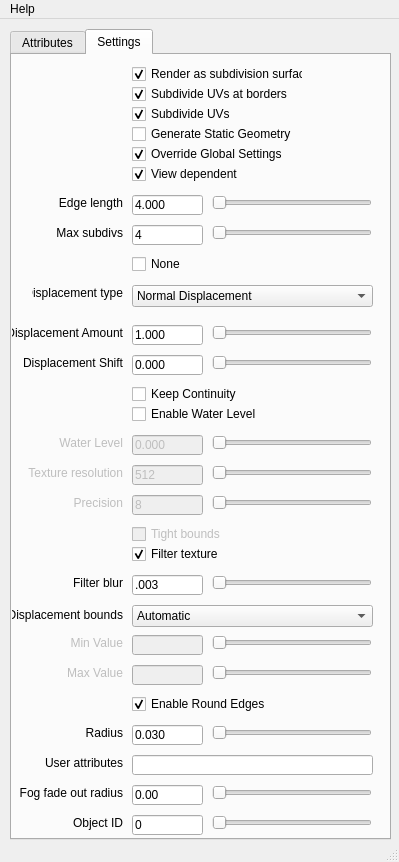
<?xml version="1.0" encoding="UTF-8"?>
<ui version="4.0">
 <class>MainWindow</class>
 <widget class="QMainWindow" name="MainWindow">
  <property name="geometry">
   <rect>
    <x>0</x>
    <y>0</y>
    <width>399</width>
    <height>862</height>
   </rect>
  </property>
  <property name="windowTitle">
   <string>Vray Shape Attributes</string>
  </property>
  <widget class="QWidget" name="centralwidget">
   <widget class="QTabWidget" name="tabWidget">
    <property name="geometry">
     <rect>
      <x>10</x>
      <y>10</y>
      <width>381</width>
      <height>811</height>
     </rect>
    </property>
    <property name="currentIndex">
     <number>1</number>
    </property>
    <widget class="QWidget" name="tab">
     <attribute name="title">
      <string>Attributes</string>
     </attribute>
     <widget class="QPushButton" name="remove">
      <property name="geometry">
       <rect>
        <x>10</x>
        <y>180</y>
        <width>211</width>
        <height>23</height>
       </rect>
      </property>
      <property name="text">
       <string>Remove Attr's from Selection</string>
      </property>
     </widget>
     <widget class="QCheckBox" name="subdivision">
      <property name="geometry">
       <rect>
        <x>10</x>
        <y>10</y>
        <width>161</width>
        <height>18</height>
       </rect>
      </property>
      <property name="text">
       <string>Subdivision</string>
      </property>
     </widget>
     <widget class="QPushButton" name="add">
      <property name="geometry">
       <rect>
        <x>10</x>
        <y>150</y>
        <width>211</width>
        <height>23</height>
       </rect>
      </property>
      <property name="text">
       <string>Add Attr's to Selection</string>
      </property>
     </widget>
     <widget class="QCheckBox" name="userAttr">
      <property name="geometry">
       <rect>
        <x>10</x>
        <y>90</y>
        <width>201</width>
        <height>18</height>
       </rect>
      </property>
      <property name="text">
       <string>User attributes</string>
      </property>
     </widget>
     <widget class="QCheckBox" name="disQuality">
      <property name="geometry">
       <rect>
        <x>10</x>
        <y>30</y>
        <width>201</width>
        <height>18</height>
       </rect>
      </property>
      <property name="text">
       <string>Subdivision and Displacement Quality</string>
      </property>
     </widget>
     <widget class="QCheckBox" name="objectID">
      <property name="geometry">
       <rect>
        <x>10</x>
        <y>110</y>
        <width>201</width>
        <height>18</height>
       </rect>
      </property>
      <property name="text">
       <string>Object ID</string>
      </property>
     </widget>
     <widget class="QCheckBox" name="fogFade">
      <property name="geometry">
       <rect>
        <x>10</x>
        <y>130</y>
        <width>201</width>
        <height>18</height>
       </rect>
      </property>
      <property name="text">
       <string>Fog fade out radius</string>
      </property>
     </widget>
     <widget class="QCheckBox" name="roundEdges">
      <property name="geometry">
       <rect>
        <x>10</x>
        <y>70</y>
        <width>201</width>
        <height>18</height>
       </rect>
      </property>
      <property name="text">
       <string>Round edges</string>
      </property>
     </widget>
     <widget class="QCheckBox" name="disControl">
      <property name="geometry">
       <rect>
        <x>10</x>
        <y>50</y>
        <width>201</width>
        <height>18</height>
       </rect>
      </property>
      <property name="text">
       <string>Displacement control</string>
      </property>
     </widget>
    </widget>
    <widget class="QWidget" name="tab_2">
     <attribute name="title">
      <string>Settings</string>
     </attribute>
     <widget class="QCheckBox" name="subDiv_render">
      <property name="geometry">
       <rect>
        <x>120</x>
        <y>10</y>
        <width>171</width>
        <height>18</height>
       </rect>
      </property>
      <property name="text">
       <string>Render as subdivision surface</string>
      </property>
      <property name="checked">
       <bool>true</bool>
      </property>
     </widget>
     <widget class="QCheckBox" name="subDiv_borders">
      <property name="geometry">
       <rect>
        <x>120</x>
        <y>30</y>
        <width>171</width>
        <height>18</height>
       </rect>
      </property>
      <property name="text">
       <string>Subdivide UVs at borders</string>
      </property>
      <property name="checked">
       <bool>true</bool>
      </property>
     </widget>
     <widget class="QCheckBox" name="subDiv_uv">
      <property name="geometry">
       <rect>
        <x>120</x>
        <y>50</y>
        <width>171</width>
        <height>18</height>
       </rect>
      </property>
      <property name="text">
       <string>Subdivide UVs</string>
      </property>
      <property name="checked">
       <bool>true</bool>
      </property>
     </widget>
     <widget class="QCheckBox" name="disQuality_override">
      <property name="geometry">
       <rect>
        <x>120</x>
        <y>90</y>
        <width>171</width>
        <height>18</height>
       </rect>
      </property>
      <property name="text">
       <string>Override Global Settings</string>
      </property>
      <property name="checked">
       <bool>true</bool>
      </property>
     </widget>
     <widget class="QCheckBox" name="disQuality_view">
      <property name="geometry">
       <rect>
        <x>120</x>
        <y>110</y>
        <width>171</width>
        <height>18</height>
       </rect>
      </property>
      <property name="text">
       <string>View dependent</string>
      </property>
      <property name="checked">
       <bool>true</bool>
      </property>
     </widget>
     <widget class="QCheckBox" name="subDiv_static">
      <property name="geometry">
       <rect>
        <x>120</x>
        <y>70</y>
        <width>171</width>
        <height>18</height>
       </rect>
      </property>
      <property name="text">
       <string>Generate Static Geometry</string>
      </property>
     </widget>
     <widget class="QSlider" name="disQuality_edgeSlider">
      <property name="geometry">
       <rect>
        <x>200</x>
        <y>140</y>
        <width>160</width>
        <height>16</height>
       </rect>
      </property>
      <property name="orientation">
       <enum>Qt::Horizontal</enum>
      </property>
     </widget>
     <widget class="QLabel" name="disQuality_edgeLabel">
      <property name="geometry">
       <rect>
        <x>40</x>
        <y>140</y>
        <width>71</width>
        <height>16</height>
       </rect>
      </property>
      <property name="text">
       <string>Edge length</string>
      </property>
      <property name="alignment">
       <set>Qt::AlignRight|Qt::AlignTrailing|Qt::AlignVCenter</set>
      </property>
     </widget>
     <widget class="QLabel" name="disQuality_maxLabel">
      <property name="geometry">
       <rect>
        <x>40</x>
        <y>170</y>
        <width>71</width>
        <height>16</height>
       </rect>
      </property>
      <property name="text">
       <string>Max subdivs</string>
      </property>
      <property name="alignment">
       <set>Qt::AlignRight|Qt::AlignTrailing|Qt::AlignVCenter</set>
      </property>
     </widget>
     <widget class="QSlider" name="disQuality_maxSlider">
      <property name="geometry">
       <rect>
        <x>200</x>
        <y>170</y>
        <width>160</width>
        <height>16</height>
       </rect>
      </property>
      <property name="orientation">
       <enum>Qt::Horizontal</enum>
      </property>
     </widget>
     <widget class="QLineEdit" name="disQuality_edge">
      <property name="geometry">
       <rect>
        <x>120</x>
        <y>140</y>
        <width>71</width>
        <height>20</height>
       </rect>
      </property>
      <property name="text">
       <string>4.000</string>
      </property>
     </widget>
     <widget class="QLineEdit" name="disQuality_max">
      <property name="geometry">
       <rect>
        <x>120</x>
        <y>170</y>
        <width>71</width>
        <height>20</height>
       </rect>
      </property>
      <property name="text">
       <string>4</string>
      </property>
     </widget>
     <widget class="QCheckBox" name="dis_none">
      <property name="geometry">
       <rect>
        <x>120</x>
        <y>200</y>
        <width>171</width>
        <height>18</height>
       </rect>
      </property>
      <property name="text">
       <string>None</string>
      </property>
     </widget>
     <widget class="QLabel" name="dis_typeLabel">
      <property name="geometry">
       <rect>
        <x>20</x>
        <y>230</y>
        <width>91</width>
        <height>16</height>
       </rect>
      </property>
      <property name="text">
       <string>Displacement type</string>
      </property>
      <property name="alignment">
       <set>Qt::AlignRight|Qt::AlignTrailing|Qt::AlignVCenter</set>
      </property>
     </widget>
     <widget class="QComboBox" name="dis_type">
      <property name="geometry">
       <rect>
        <x>120</x>
        <y>230</y>
        <width>241</width>
        <height>22</height>
       </rect>
      </property>
      <property name="currentIndex">
       <number>1</number>
      </property>
      <item>
       <property name="text">
        <string>2D Displacement</string>
       </property>
      </item>
      <item>
       <property name="text">
        <string>Normal Displacement</string>
       </property>
      </item>
      <item>
       <property name="text">
        <string>Vector Displacement</string>
       </property>
      </item>
      <item>
       <property name="text">
        <string>Vector Displacement (absolute)</string>
       </property>
      </item>
     </widget>
     <widget class="QLabel" name="dis_amountLabel">
      <property name="geometry">
       <rect>
        <x>-20</x>
        <y>270</y>
        <width>131</width>
        <height>16</height>
       </rect>
      </property>
      <property name="text">
       <string>Displacement Amount</string>
      </property>
      <property name="alignment">
       <set>Qt::AlignRight|Qt::AlignTrailing|Qt::AlignVCenter</set>
      </property>
     </widget>
     <widget class="QLabel" name="dis_shiftLabel">
      <property name="geometry">
       <rect>
        <x>-20</x>
        <y>300</y>
        <width>131</width>
        <height>16</height>
       </rect>
      </property>
      <property name="text">
       <string>Displacement Shift</string>
      </property>
      <property name="alignment">
       <set>Qt::AlignRight|Qt::AlignTrailing|Qt::AlignVCenter</set>
      </property>
     </widget>
     <widget class="QSlider" name="dis_shiftSlider">
      <property name="geometry">
       <rect>
        <x>200</x>
        <y>300</y>
        <width>160</width>
        <height>16</height>
       </rect>
      </property>
      <property name="orientation">
       <enum>Qt::Horizontal</enum>
      </property>
     </widget>
     <widget class="QLineEdit" name="dis_shift">
      <property name="geometry">
       <rect>
        <x>120</x>
        <y>300</y>
        <width>71</width>
        <height>20</height>
       </rect>
      </property>
      <property name="text">
       <string>0.000</string>
      </property>
     </widget>
     <widget class="QSlider" name="dis_amountSlider">
      <property name="geometry">
       <rect>
        <x>200</x>
        <y>270</y>
        <width>160</width>
        <height>16</height>
       </rect>
      </property>
      <property name="orientation">
       <enum>Qt::Horizontal</enum>
      </property>
     </widget>
     <widget class="QLineEdit" name="dis_amount">
      <property name="geometry">
       <rect>
        <x>120</x>
        <y>270</y>
        <width>71</width>
        <height>20</height>
       </rect>
      </property>
      <property name="text">
       <string>1.000</string>
      </property>
     </widget>
     <widget class="QCheckBox" name="dis_continuity">
      <property name="geometry">
       <rect>
        <x>120</x>
        <y>330</y>
        <width>171</width>
        <height>18</height>
       </rect>
      </property>
      <property name="text">
       <string>Keep Continuity</string>
      </property>
     </widget>
     <widget class="QCheckBox" name="dis_waterLevel">
      <property name="geometry">
       <rect>
        <x>120</x>
        <y>350</y>
        <width>171</width>
        <height>18</height>
       </rect>
      </property>
      <property name="text">
       <string>Enable Water Level</string>
      </property>
     </widget>
     <widget class="QSlider" name="dis_waterAmountSlider">
      <property name="enabled">
       <bool>false</bool>
      </property>
      <property name="geometry">
       <rect>
        <x>200</x>
        <y>380</y>
        <width>160</width>
        <height>16</height>
       </rect>
      </property>
      <property name="orientation">
       <enum>Qt::Horizontal</enum>
      </property>
     </widget>
     <widget class="QSlider" name="dis_textureSlider">
      <property name="enabled">
       <bool>false</bool>
      </property>
      <property name="geometry">
       <rect>
        <x>200</x>
        <y>410</y>
        <width>160</width>
        <height>16</height>
       </rect>
      </property>
      <property name="orientation">
       <enum>Qt::Horizontal</enum>
      </property>
     </widget>
     <widget class="QLabel" name="dis_waterAmountLabel">
      <property name="enabled">
       <bool>false</bool>
      </property>
      <property name="geometry">
       <rect>
        <x>-20</x>
        <y>380</y>
        <width>131</width>
        <height>16</height>
       </rect>
      </property>
      <property name="text">
       <string>Water Level</string>
      </property>
      <property name="alignment">
       <set>Qt::AlignRight|Qt::AlignTrailing|Qt::AlignVCenter</set>
      </property>
     </widget>
     <widget class="QLineEdit" name="dis_waterAmount">
      <property name="enabled">
       <bool>false</bool>
      </property>
      <property name="geometry">
       <rect>
        <x>120</x>
        <y>380</y>
        <width>71</width>
        <height>20</height>
       </rect>
      </property>
      <property name="text">
       <string>0.000</string>
      </property>
     </widget>
     <widget class="QLineEdit" name="dis_texture">
      <property name="enabled">
       <bool>false</bool>
      </property>
      <property name="geometry">
       <rect>
        <x>120</x>
        <y>410</y>
        <width>71</width>
        <height>20</height>
       </rect>
      </property>
      <property name="text">
       <string>512</string>
      </property>
     </widget>
     <widget class="QLabel" name="dis_textureLabel">
      <property name="enabled">
       <bool>false</bool>
      </property>
      <property name="geometry">
       <rect>
        <x>-20</x>
        <y>410</y>
        <width>131</width>
        <height>16</height>
       </rect>
      </property>
      <property name="text">
       <string>Texture resolution</string>
      </property>
      <property name="alignment">
       <set>Qt::AlignRight|Qt::AlignTrailing|Qt::AlignVCenter</set>
      </property>
     </widget>
     <widget class="QLabel" name="dis_precisionLabel">
      <property name="enabled">
       <bool>false</bool>
      </property>
      <property name="geometry">
       <rect>
        <x>-20</x>
        <y>440</y>
        <width>131</width>
        <height>16</height>
       </rect>
      </property>
      <property name="text">
       <string>Precision</string>
      </property>
      <property name="alignment">
       <set>Qt::AlignRight|Qt::AlignTrailing|Qt::AlignVCenter</set>
      </property>
     </widget>
     <widget class="QLineEdit" name="dis_precision">
      <property name="enabled">
       <bool>false</bool>
      </property>
      <property name="geometry">
       <rect>
        <x>120</x>
        <y>440</y>
        <width>71</width>
        <height>20</height>
       </rect>
      </property>
      <property name="text">
       <string>8</string>
      </property>
     </widget>
     <widget class="QSlider" name="dis_precisionSlider">
      <property name="enabled">
       <bool>false</bool>
      </property>
      <property name="geometry">
       <rect>
        <x>200</x>
        <y>440</y>
        <width>160</width>
        <height>16</height>
       </rect>
      </property>
      <property name="orientation">
       <enum>Qt::Horizontal</enum>
      </property>
     </widget>
     <widget class="QCheckBox" name="dis_bounds">
      <property name="enabled">
       <bool>false</bool>
      </property>
      <property name="geometry">
       <rect>
        <x>120</x>
        <y>470</y>
        <width>171</width>
        <height>18</height>
       </rect>
      </property>
      <property name="text">
       <string>Tight bounds</string>
      </property>
     </widget>
     <widget class="QCheckBox" name="dis_filter">
      <property name="geometry">
       <rect>
        <x>120</x>
        <y>490</y>
        <width>171</width>
        <height>18</height>
       </rect>
      </property>
      <property name="text">
       <string>Filter texture</string>
      </property>
      <property name="checked">
       <bool>true</bool>
      </property>
     </widget>
     <widget class="QLineEdit" name="dis_filterblur">
      <property name="geometry">
       <rect>
        <x>120</x>
        <y>520</y>
        <width>71</width>
        <height>20</height>
       </rect>
      </property>
      <property name="text">
       <string>.003</string>
      </property>
     </widget>
     <widget class="QSlider" name="dis_filterblurSlider">
      <property name="geometry">
       <rect>
        <x>200</x>
        <y>520</y>
        <width>160</width>
        <height>16</height>
       </rect>
      </property>
      <property name="orientation">
       <enum>Qt::Horizontal</enum>
      </property>
     </widget>
     <widget class="QLabel" name="dis_filterblurLabel">
      <property name="geometry">
       <rect>
        <x>-20</x>
        <y>520</y>
        <width>131</width>
        <height>16</height>
       </rect>
      </property>
      <property name="text">
       <string>Filter blur</string>
      </property>
      <property name="alignment">
       <set>Qt::AlignRight|Qt::AlignTrailing|Qt::AlignVCenter</set>
      </property>
     </widget>
     <widget class="QComboBox" name="dis_boundsDropdown">
      <property name="geometry">
       <rect>
        <x>120</x>
        <y>550</y>
        <width>241</width>
        <height>22</height>
       </rect>
      </property>
      <item>
       <property name="text">
        <string>Automatic</string>
       </property>
      </item>
      <item>
       <property name="text">
        <string>Explicit</string>
       </property>
      </item>
     </widget>
     <widget class="QLabel" name="dis_boundsDropdownLabel">
      <property name="geometry">
       <rect>
        <x>0</x>
        <y>550</y>
        <width>111</width>
        <height>20</height>
       </rect>
      </property>
      <property name="text">
       <string>Displacement bounds</string>
      </property>
      <property name="alignment">
       <set>Qt::AlignRight|Qt::AlignTrailing|Qt::AlignVCenter</set>
      </property>
     </widget>
     <widget class="QLineEdit" name="dis_boundsMax">
      <property name="enabled">
       <bool>false</bool>
      </property>
      <property name="geometry">
       <rect>
        <x>120</x>
        <y>610</y>
        <width>71</width>
        <height>20</height>
       </rect>
      </property>
     </widget>
     <widget class="QSlider" name="dis_boundsMaxSlider">
      <property name="enabled">
       <bool>false</bool>
      </property>
      <property name="geometry">
       <rect>
        <x>200</x>
        <y>610</y>
        <width>160</width>
        <height>16</height>
       </rect>
      </property>
      <property name="orientation">
       <enum>Qt::Horizontal</enum>
      </property>
     </widget>
     <widget class="QLabel" name="dis_boundsMinLabel">
      <property name="enabled">
       <bool>false</bool>
      </property>
      <property name="geometry">
       <rect>
        <x>-20</x>
        <y>580</y>
        <width>131</width>
        <height>16</height>
       </rect>
      </property>
      <property name="text">
       <string>Min Value</string>
      </property>
      <property name="alignment">
       <set>Qt::AlignRight|Qt::AlignTrailing|Qt::AlignVCenter</set>
      </property>
     </widget>
     <widget class="QLineEdit" name="dis_boundsMin">
      <property name="enabled">
       <bool>false</bool>
      </property>
      <property name="geometry">
       <rect>
        <x>120</x>
        <y>580</y>
        <width>71</width>
        <height>20</height>
       </rect>
      </property>
     </widget>
     <widget class="QLabel" name="dis_boundsMaxLabel">
      <property name="enabled">
       <bool>false</bool>
      </property>
      <property name="geometry">
       <rect>
        <x>-20</x>
        <y>610</y>
        <width>131</width>
        <height>16</height>
       </rect>
      </property>
      <property name="text">
       <string>Max Value</string>
      </property>
      <property name="alignment">
       <set>Qt::AlignRight|Qt::AlignTrailing|Qt::AlignVCenter</set>
      </property>
     </widget>
     <widget class="QSlider" name="dis_boundsMinSlider">
      <property name="enabled">
       <bool>false</bool>
      </property>
      <property name="geometry">
       <rect>
        <x>200</x>
        <y>580</y>
        <width>160</width>
        <height>16</height>
       </rect>
      </property>
      <property name="orientation">
       <enum>Qt::Horizontal</enum>
      </property>
     </widget>
     <widget class="QCheckBox" name="round_round">
      <property name="geometry">
       <rect>
        <x>120</x>
        <y>640</y>
        <width>171</width>
        <height>18</height>
       </rect>
      </property>
      <property name="text">
       <string>Enable Round Edges</string>
      </property>
      <property name="checked">
       <bool>true</bool>
      </property>
     </widget>
     <widget class="QSlider" name="round_radiusSlider">
      <property name="geometry">
       <rect>
        <x>200</x>
        <y>670</y>
        <width>160</width>
        <height>16</height>
       </rect>
      </property>
      <property name="orientation">
       <enum>Qt::Horizontal</enum>
      </property>
     </widget>
     <widget class="QLineEdit" name="round_radius">
      <property name="geometry">
       <rect>
        <x>120</x>
        <y>670</y>
        <width>71</width>
        <height>20</height>
       </rect>
      </property>
      <property name="text">
       <string>0.030</string>
      </property>
     </widget>
     <widget class="QLabel" name="round_radiusLabel">
      <property name="geometry">
       <rect>
        <x>-20</x>
        <y>670</y>
        <width>131</width>
        <height>16</height>
       </rect>
      </property>
      <property name="text">
       <string>Radius</string>
      </property>
      <property name="alignment">
       <set>Qt::AlignRight|Qt::AlignTrailing|Qt::AlignVCenter</set>
      </property>
     </widget>
     <widget class="QLineEdit" name="user_attr">
      <property name="geometry">
       <rect>
        <x>120</x>
        <y>700</y>
        <width>241</width>
        <height>20</height>
       </rect>
      </property>
     </widget>
     <widget class="QLabel" name="user_attrLabel">
      <property name="geometry">
       <rect>
        <x>-20</x>
        <y>700</y>
        <width>131</width>
        <height>16</height>
       </rect>
      </property>
      <property name="text">
       <string>User attributes</string>
      </property>
      <property name="alignment">
       <set>Qt::AlignRight|Qt::AlignTrailing|Qt::AlignVCenter</set>
      </property>
     </widget>
     <widget class="QLabel" name="fog_radiusLabel">
      <property name="geometry">
       <rect>
        <x>-20</x>
        <y>730</y>
        <width>131</width>
        <height>16</height>
       </rect>
      </property>
      <property name="text">
       <string>Fog fade out radius</string>
      </property>
      <property name="alignment">
       <set>Qt::AlignRight|Qt::AlignTrailing|Qt::AlignVCenter</set>
      </property>
     </widget>
     <widget class="QSlider" name="obj_idSlider">
      <property name="geometry">
       <rect>
        <x>200</x>
        <y>760</y>
        <width>160</width>
        <height>16</height>
       </rect>
      </property>
      <property name="orientation">
       <enum>Qt::Horizontal</enum>
      </property>
     </widget>
     <widget class="QLabel" name="obj_idLabel">
      <property name="geometry">
       <rect>
        <x>-20</x>
        <y>760</y>
        <width>131</width>
        <height>16</height>
       </rect>
      </property>
      <property name="text">
       <string>Object ID</string>
      </property>
      <property name="alignment">
       <set>Qt::AlignRight|Qt::AlignTrailing|Qt::AlignVCenter</set>
      </property>
     </widget>
     <widget class="QLineEdit" name="fog_radius">
      <property name="geometry">
       <rect>
        <x>120</x>
        <y>730</y>
        <width>71</width>
        <height>20</height>
       </rect>
      </property>
      <property name="text">
       <string>0.00</string>
      </property>
     </widget>
     <widget class="QSlider" name="fog_radiusSlider">
      <property name="geometry">
       <rect>
        <x>200</x>
        <y>730</y>
        <width>160</width>
        <height>16</height>
       </rect>
      </property>
      <property name="orientation">
       <enum>Qt::Horizontal</enum>
      </property>
     </widget>
     <widget class="QLineEdit" name="obj_id">
      <property name="geometry">
       <rect>
        <x>120</x>
        <y>760</y>
        <width>71</width>
        <height>20</height>
       </rect>
      </property>
      <property name="text">
       <string>0</string>
      </property>
     </widget>
    </widget>
   </widget>
  </widget>
  <widget class="QMenuBar" name="menubar">
   <property name="geometry">
    <rect>
     <x>0</x>
     <y>0</y>
     <width>399</width>
     <height>18</height>
    </rect>
   </property>
   <widget class="QMenu" name="menuHelp">
    <property name="title">
     <string>Help</string>
    </property>
    <addaction name="actionWIKI"/>
   </widget>
   <addaction name="menuHelp"/>
  </widget>
  <widget class="QStatusBar" name="statusbar"/>
  <action name="actionWIKI">
   <property name="text">
    <string>WIKI</string>
   </property>
  </action>
 </widget>
 <resources/>
 <connections/>
</ui>
